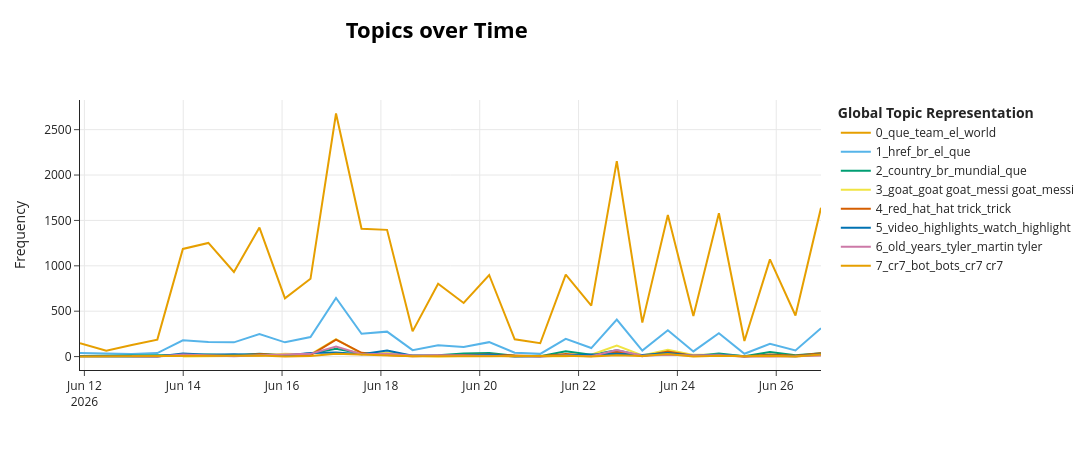

Source (notebook cell):
### Markdown cell above
---

### 4. Evolución temporal de tópicos

BERTopic puede calcular cómo cambia la prevalencia de cada tópico en el tiempo. Con un solo partido, la granularidad disponible es la fecha/hora de publicación del comentario.

### Code cell
if df is not None and not df.empty and 'topic' in df.columns:
    import time as _time
    _t0 = _time.monotonic()

    # --- Ensure texts is in scope (re-extract from df if needed) ---
    if 'texts' not in dir() or texts is None:
        texts = df['text_clean'].tolist()

    timestamps_raw = df['published_at'] if 'published_at' in df.columns else df.get('created_utc', pd.Series([pd.NaT]*len(df)))
    timestamps = pd.to_datetime(timestamps_raw, errors='coerce')

    # Align texts and timestamps: keep only rows where BOTH are valid
    valid_mask = timestamps.notna() & df['text_clean'].notna()
    n_valid = valid_mask.sum()
    print(f"Comentarios con timestamp + texto valido: {n_valid}/{len(df)}")

    if n_valid > 10:
        try:
            # NOTE: BERTopic's topics_over_time requires docs matching the fitting data.
            # With nr_bins=20 and tuning=False, 20K+ docs complete in <10s.
            span_days = (timestamps[valid_mask].max() - timestamps[valid_mask].min()).total_seconds() / 86400
            nr_bins = max(20, min(int(span_days * 2), 48))
            print(f"Rango fechas: {span_days:.1f} dias, nr_bins={nr_bins}")

            tot_df = topics_over_time_df(
                model, texts, timestamps,
                nr_bins=nr_bins,
                global_tuning=False,
                evolution_tuning=False,
            )

            _elapsed = _time.monotonic() - _t0
            if not tot_df.empty:
                print(f"Evolucion temporal calculada: {tot_df.shape[0]} filas ({_elapsed:.1f}s)")
                try:
                    fig = model.visualize_topics_over_time(tot_df, top_n_topics=min(8, tot_df['Topic'].nunique()))
                    fig.show()
                except Exception as exc:
                    print(f"Visualizacion no disponible: {exc}")
                    display(tot_df.head(10))
            else:
                print("No se pudo calcular la evolucion temporal.")
        except Exception as exc:
            print(f"Evolucion temporal omitida (error): {exc}")
    else:
        print(f"Solo {n_valid} comentarios con timestamp valido — insuficiente.")

### Figure 1 — Plotly figure (JSON) as saved in the notebook; plotly's stock layout.template omitted (floating-point values rounded to 4 significant figures)
{"data": [{"hoverinfo": "text", "hovertext": ["<b>Topic 0</b><br>Words: méxico, mexico, vamos, mexicano, que", "<b>Topic 0</b><br>Words: méxico, mexico, egypt, vamos, cup", "<b>Topic 0</b><br>Words: paraguay, el, que, en, la", "<b>Topic 0</b><br>Words: que, el, paraguay, la, en", "<b>Topic 0</b><br>Words: morocco, brazil, brasil, marruecos, que", "<b>Topic 0</b><br>Words: germany, brazil, japan, curacao, curaçao", "<b>Topic 0</b><br>Words: australia, br, brazil, japan, germany", "<b>Topic 0</b><br>Words: verde, spain, cape, cape verde, españa", "<b>Topic 0</b><br>Words: germany, spain, verde, que, el", "<b>Topic 0</b><br>Words: senegal, mbappe, france, world, que", "<b>Topic 0</b><br>Words: messi, que, argentina, el, la", "<b>Topic 0</b><br>Words: england, congo, croatia, portugal, messi", "<b>Topic 0</b><br>Words: england, kane, colombia, goal, world", "<b>Topic 0</b><br>Words: england, croatia, br, kane, world", "<b>Topic 0</b><br>Words: mexico, korea, que, la, br", "<b>Topic 0</b><br>Words: haiti, brazil, mexico, qatar, cup", "<b>Topic 0</b><br>Words: turkey, brazil, haiti, paraguay, team", "<b>Topic 0</b><br>Words: turkey, million, paraguay, deaths, ottoman", "<b>Topic 0</b><br>Words: brazil, alemania, neymar, spain, que", "<b>Topic 0</b><br>Words: iran, spain, verde, team, saudi", "<b>Topic 0</b><br>Words: japan, team, win, world, br", "<b>Topic 0</b><br>Words: messi, argentina, que, el, la", "<b>Topic 0</b><br>Words: messi, world, br, goals, france", "<b>Topic 0</b><br>Words: ghana, england, team, portugal, penalty", "<b>Topic 0</b><br>Words: ghana, br, england, colombia, world", "<b>Topic 0</b><br>Words: haiti, mexico, korea, south, team", "<b>Topic 0</b><br>Words: world, mexico, portugal, football, br", "<b>Topic 0</b><br>Words: ecuador, turkey, japan, team, alemania", "<b>Topic 0</b><br>Words: turkey, team, usa, game, world", "<b>Topic 0</b><br>Words: uruguay, que, en, la, el"], "marker": {"color": "#E69F00"}, "mode": "lines", "name": "0_que_team_el_world", "type": "scatter", "x": ["2026-06-11T21:51:56.164000000", "2026-06-12T10:38:02.866666666", "2026-06-12T23:01:50.733333333", "2026-06-13T11:25:38.600000000", "2026-06-13T23:49:26.466666666", "2026-06-14T12:13:14.333333333", "2026-06-15T00:37:02.200000000", "2026-06-15T13:00:50.066666666", "2026-06-16T01:24:37.933333333", "2026-06-16T13:48:25.800000000", "2026-06-17T02:12:13.666666666", "2026-06-17T14:36:01.533333333", "2026-06-18T02:59:49.400000000", "2026-06-18T15:23:37.266666666", "2026-06-19T03:47:25.133333333", "2026-06-19T16:11:13.000000000", "2026-06-20T04:35:00.866666666", "2026-06-20T16:58:48.733333333", "2026-06-21T05:22:36.600000000", "2026-06-21T17:46:24.466666666", "2026-06-22T06:10:12.333333333", "2026-06-22T18:34:00.200000000", "2026-06-23T06:57:48.066666666", "2026-06-23T19:21:35.933333333", "2026-06-24T07:45:23.800000000", "2026-06-24T20:09:11.666666666", "2026-06-25T08:32:59.533333333", "2026-06-25T20:56:47.400000000", "2026-06-26T09:20:35.266666666", "2026-06-26T21:44:23.133333333"], "y": [147, 65, 127, 187, 1186, 1252, 932, 1421, 642, 857, 2678, 1409, 1396, 278, 803, 591, 899, 191, 147, 903, 562, 2153, 374, 1559, 448, 1579, 171, 1071, 453, 1639]}, {"hoverinfo": "text", "hovertext": ["<b>Topic 1</b><br>Words: que, gracias, commentary, amigo, la", "<b>Topic 1</b><br>Words: voice, women, commentating, commentator, lady", "<b>Topic 1</b><br>Words: spanish, cantor, spanish br, speak spanish, br", "<b>Topic 1</b><br>Words: br, br br, spanish, cantor, boast", "<b>Topic 1</b><br>Words: speed, href, screamer, r9, el", "<b>Topic 1</b><br>Words: href, 2014, time, half, el", "<b>Topic 1</b><br>Words: commentary, href, commentator, song, spanish", "<b>Topic 1</b><br>Words: que, la, el, los, del", "<b>Topic 1</b><br>Words: comentaristas, los, que, narradores, href", "<b>Topic 1</b><br>Words: flute, href, kid, mbappe, corden", "<b>Topic 1</b><br>Words: que, el, la, es, mejor", "<b>Topic 1</b><br>Words: br, href, ja, home, coming home", "<b>Topic 1</b><br>Words: robi, br stay, stay robi, sharing comment, thank sharing", "<b>Topic 1</b><br>Words: href, trent, voice, href href, href trent", "<b>Topic 1</b><br>Words: href, commentator, commentators, did, 100", "<b>Topic 1</b><br>Words: commentary, star spangled, spangled banner, spangled, thanks", "<b>Topic 1</b><br>Words: shots, target, shots target, href, target 33", "<b>Topic 1</b><br>Words: embarrassing, emotion, calls embarrassing, refs emotion, ref embarrassing", "<b>Topic 1</b><br>Words: proud spanish, pass, spanish, gracias, official", "<b>Topic 1</b><br>Words: commentators, href, just, spanish, ferran", "<b>Topic 1</b><br>Words: sigue, commentator, href, sigue sigue, penal robado", "<b>Topic 1</b><br>Words: el, mejor, el mejor, que, la", "<b>Topic 1</b><br>Words: steven, time, saar, commentator, mujeres", "<b>Topic 1</b><br>Words: href, el, la, br, br br", "<b>Topic 1</b><br>Words: general mbappe, href general, commentator, peter dury, dury", "<b>Topic 1</b><br>Words: href, crying, los, el, celebration", "<b>Topic 1</b><br>Words: nos, question, seconds, nosotros, href", "<b>Topic 1</b><br>Words: href, female, cope, female ref, crying", "<b>Topic 1</b><br>Words: dembele, comment, people, loser, stupid", "<b>Topic 1</b><br>Words: estrellas, que, la, estrella, se"], "marker": {"color": "#56B4E9"}, "mode": "lines", "name": "1_href_br_el_que", "type": "scatter", "x": ["2026-06-11T21:51:56.164000000", "2026-06-12T10:38:02.866666666", "2026-06-12T23:01:50.733333333", "2026-06-13T11:25:38.600000000", "2026-06-13T23:49:26.466666666", "2026-06-14T12:13:14.333333333", "2026-06-15T00:37:02.200000000", "2026-06-15T13:00:50.066666666", "2026-06-16T01:24:37.933333333", "2026-06-16T13:48:25.800000000", "2026-06-17T02:12:13.666666666", "2026-06-17T14:36:01.533333333", "2026-06-18T02:59:49.400000000", "2026-06-18T15:23:37.266666666", "2026-06-19T03:47:25.133333333", "2026-06-19T16:11:13.000000000", "2026-06-20T04:35:00.866666666", "2026-06-20T16:58:48.733333333", "2026-06-21T05:22:36.600000000", "2026-06-21T17:46:24.466666666", "2026-06-22T06:10:12.333333333", "2026-06-22T18:34:00.200000000", "2026-06-23T06:57:48.066666666", "2026-06-23T19:21:35.933333333", "2026-06-24T07:45:23.800000000", "2026-06-24T20:09:11.666666666", "2026-06-25T08:32:59.533333333", "2026-06-25T20:56:47.400000000", "2026-06-26T09:20:35.266666666", "2026-06-26T21:44:23.133333333"], "y": [40, 33, 29, 39, 180, 161, 157, 248, 157, 215, 646, 252, 275, 71, 126, 105, 159, 42, 30, 196, 94, 408, 66, 291, 57, 257, 31, 141, 67, 313]}, {"hoverinfo": "text", "hovertext": ["<b>Topic 2</b><br>Words: dios, oportunidad, por favor, favor, en amor", "<b>Topic 2</b><br>Words: questions, religion, repent sins, worldview, ai br", "<b>Topic 2</b><br>Words: unrest, ee uu, uu, ee, bless", "<b>Topic 2</b><br>Words: america, estados unidos, estados, unidos, los", "<b>Topic 2</b><br>Words: jesus, prophet, jesus loves, loves, don like", "<b>Topic 2</b><br>Words: country, country crazy, religion, holy, yall", "<b>Topic 2</b><br>Words: country, vuestro, país, 195 country, capitals", "<b>Topic 2</b><br>Words: country, rights, declaration human, usa underdog, declaration", "<b>Topic 2</b><br>Words: country, know, people, dios, americans average", "<b>Topic 2</b><br>Words: dictador, dictator, forever, mundial, blessings forever", "<b>Topic 2</b><br>Words: mundial, cristiano, el, dictator, el mundial", "<b>Topic 2</b><br>Words: americans, god save, god, freedom, pendejo", "<b>Topic 2</b><br>Words: mundial, american, el mundial, el, que", "<b>Topic 2</b><br>Words: canada, freedom, uk, winning, 1st", "<b>Topic 2</b><br>Words: gdl, para, aqui verdaderamente, bad catholics, canada worse", "<b>Topic 2</b><br>Words: canada, thank canada, thank, love, world", "<b>Topic 2</b><br>Words: br, br br, canada, god, jesus", "<b>Topic 2</b><br>Words: jesús, crees, br, dios, la ley", "<b>Topic 2</b><br>Words: allah, br, alhamdulillah allah, alhamdulillah, allah young", "<b>Topic 2</b><br>Words: genocide, war, civilian, israel, war crimes", "<b>Topic 2</b><br>Words: international shipping, placing mines, shipping lane, mines international, shipping", "<b>Topic 2</b><br>Words: cristiano, mundial, que, el, el mundial", "<b>Topic 2</b><br>Words: dictator way, christians, dictator, atheist shopkeeper, christians european", "<b>Topic 2</b><br>Words: cristiano, country, bruno, bruno se, countries generally", "<b>Topic 2</b><br>Words: country, country hasn, claiming people, changing country, 99 world", "<b>Topic 2</b><br>Words: canada, truth, don, religion, country", "<b>Topic 2</b><br>Words: dios, religions bogus, asando, asi fuera, asando porque", "<b>Topic 2</b><br>Words: ecuador, america, country, americans, continent", "<b>Topic 2</b><br>Words: dé, cristo, br br, dios, br", "<b>Topic 2</b><br>Words: mundial, muslim, ll follow, se, más"], "marker": {"color": "#009E73"}, "mode": "lines", "name": "2_country_br_mundial_que", "type": "scatter", "x": ["2026-06-11T21:51:56.164000000", "2026-06-12T10:38:02.866666666", "2026-06-12T23:01:50.733333333", "2026-06-13T11:25:38.600000000", "2026-06-13T23:49:26.466666666", "2026-06-14T12:13:14.333333333", "2026-06-15T00:37:02.200000000", "2026-06-15T13:00:50.066666666", "2026-06-16T01:24:37.933333333", "2026-06-16T13:48:25.800000000", "2026-06-17T02:12:13.666666666", "2026-06-17T14:36:01.533333333", "2026-06-18T02:59:49.400000000", "2026-06-18T15:23:37.266666666", "2026-06-19T03:47:25.133333333", "2026-06-19T16:11:13.000000000", "2026-06-20T04:35:00.866666666", "2026-06-20T16:58:48.733333333", "2026-06-21T05:22:36.600000000", "2026-06-21T17:46:24.466666666", "2026-06-22T06:10:12.333333333", "2026-06-22T18:34:00.200000000", "2026-06-23T06:57:48.066666666", "2026-06-23T19:21:35.933333333", "2026-06-24T07:45:23.800000000", "2026-06-24T20:09:11.666666666", "2026-06-25T08:32:59.533333333", "2026-06-25T20:56:47.400000000", "2026-06-26T09:20:35.266666666", "2026-06-26T21:44:23.133333333"], "y": [6, 5, 11, 15, 14, 22, 16, 30, 14, 34, 86, 34, 20, 11, 14, 35, 40, 9, 4, 58, 20, 70, 9, 44, 7, 34, 5, 51, 14, 38]}, {"hoverinfo": "text", "hovertext": ["<b>Topic 3</b><br>Words: wake live, horse wake, live past, wake, dark horse", "<b>Topic 3</b><br>Words: barrio varias, beast match, caso vive, encontramos, calling morocco", "<b>Topic 3</b><br>Words: dark, btw recommend, anthony goat, horses btw, shepherd", "<b>Topic 3</b><br>Words: dark, dark horses, horses, beast, goat", "<b>Topic 3</b><br>Words: goats, goat, don, animals, eat", "<b>Topic 3</b><br>Words: goat, goats, hes goat, viking, people", "<b>Topic 3</b><br>Words: goat, goat goat, messi, messi goat, real goat", "<b>Topic 3</b><br>Words: goat, goat debate, goat dropped, today goat, bro", "<b>Topic 3</b><br>Words: goat, goat goat, messi goat, real goat, messi", "<b>Topic 3</b><br>Words: english goat, goat, baller straight, errr pele, goat baller", "<b>Topic 3</b><br>Words: perro amargado, tan perro, amargado wey, wey todo, goat que", "<b>Topic 3</b><br>Words: goat, chica se, allows goat, jirafa madagascar, knew goat", "<b>Topic 3</b><br>Words: dark, horse, dark horse, dark horses, horses", "<b>Topic 3</b><br>Words: vinicues key, key point, point match, vinicues, match assist", "<b>Topic 3</b><br>Words: lamine, goat, worldcup, starting, lamine started", "<b>Topic 3</b><br>Words: goat, goat goat, messi goat, ronaldo fan, messi", "<b>Topic 3</b><br>Words: goat, messi goat, goat goat, messi, goat messi", "<b>Topic 3</b><br>Words: goat, goat just, real goat, just, football", "<b>Topic 3</b><br>Words: goat, goats, messi goat, messi, goat messi", "<b>Topic 3</b><br>Words: goat, enjoying, goats, ronaldo goat, viking", "<b>Topic 3</b><br>Words: goat, real goat, perros, goat cr7, cr7 goat", "<b>Topic 3</b><br>Words: goat, goat enjoyed, goat milk, goat farm, celly goat", "<b>Topic 3</b><br>Words: goat, hasn, c1u funny, dog years, gets embarassed", "<b>Topic 3</b><br>Words: viking, dude gular, gular beast, known football, play dude", "<b>Topic 3</b><br>Words: goat, vikings, la cobra, viking, cobra"], "marker": {"color": "#F0E442"}, "mode": "lines", "name": "3_goat_goat goat_messi goat_messi", "type": "scatter", "x": ["2026-06-13T23:49:26.466666666", "2026-06-14T12:13:14.333333333", "2026-06-15T00:37:02.200000000", "2026-06-15T13:00:50.066666666", "2026-06-16T01:24:37.933333333", "2026-06-16T13:48:25.800000000", "2026-06-17T02:12:13.666666666", "2026-06-17T14:36:01.533333333", "2026-06-18T02:59:49.400000000", "2026-06-18T15:23:37.266666666", "2026-06-19T03:47:25.133333333", "2026-06-19T16:11:13.000000000", "2026-06-20T04:35:00.866666666", "2026-06-20T16:58:48.733333333", "2026-06-21T17:46:24.466666666", "2026-06-22T06:10:12.333333333", "2026-06-22T18:34:00.200000000", "2026-06-23T06:57:48.066666666", "2026-06-23T19:21:35.933333333", "2026-06-24T07:45:23.800000000", "2026-06-24T20:09:11.666666666", "2026-06-25T08:32:59.533333333", "2026-06-25T20:56:47.400000000", "2026-06-26T09:20:35.266666666", "2026-06-26T21:44:23.133333333"], "y": [1, 3, 5, 10, 32, 24, 192, 32, 45, 8, 2, 7, 16, 1, 4, 20, 121, 13, 74, 19, 20, 4, 6, 3, 15]}, {"hoverinfo": "text", "hovertext": ["<b>Topic 4</b><br>Words: roja, red, la roja, cards, fue", "<b>Topic 4</b><br>Words: card manito, card flopping, flopping im, mandamos la, ya mismo", "<b>Topic 4</b><br>Words: es verde, donde quieras, camiseta estados, está fruncida, fruncida", "<b>Topic 4</b><br>Words: injured, got injured, calf, es crack, bouaddi", "<b>Topic 4</b><br>Words: shirt, racism, en el, el, yellow", "<b>Topic 4</b><br>Words: yellow cards, yellow, cards, refs, curaçao", "<b>Topic 4</b><br>Words: verde, cabo verde, cabo, 95mnts, rabo verde", "<b>Topic 4</b><br>Words: black, racista, black people, narrador, abuelo decía", "<b>Topic 4</b><br>Words: racist, guess, cobrar lo, claro arbitro, castigarlo", "<b>Topic 4</b><br>Words: hat, hat trick, trick, roja, red", "<b>Topic 4</b><br>Words: red, hat trick, trick, hat, red card", "<b>Topic 4</b><br>Words: card, red card, hat trick, le perdonaron, trick", "<b>Topic 4</b><br>Words: te, adulterar el, anda que, adulterar, comentarios va", "<b>Topic 4</b><br>Words: pe, actualiza, aficionado pfffrrr, actualiza el, aun aficionado", "<b>Topic 4</b><br>Words: red, red cards, cup red, cards, camisetas", "<b>Topic 4</b><br>Words: red, card, red card, br, slip", "<b>Topic 4</b><br>Words: look closely, closely, knee, es roja, abajó", "<b>Topic 4</b><br>Words: foot, blanco se, astro turf, raphinha hamstring, sensible la", "<b>Topic 4</b><br>Words: orange, cabo verde, cabo, offside, verde", "<b>Topic 4</b><br>Words: african muslim, muslim immigrants, hates african, hates, immigrants", "<b>Topic 4</b><br>Words: racist, hat, black, racism, hat trick", "<b>Topic 4</b><br>Words: blood weirdos, couldn resist, runs blood, racism used, racist huh", "<b>Topic 4</b><br>Words: offside, racism, red, card, red card", "<b>Topic 4</b><br>Words: offside, blacks, racist, blacks blacks, alot sunscreen", "<b>Topic 4</b><br>Words: hat trick, trick, hat, red, mouth", "<b>Topic 4</b><br>Words: guacamole, esta verde, madre tambien, guacamole br, aguada", "<b>Topic 4</b><br>Words: racism, card, white, tradition, sell", "<b>Topic 4</b><br>Words: ur, foot, trick, hatrick, bdor", "<b>Topic 4</b><br>Words: red, red card, card, foot, la"], "marker": {"color": "#D55E00"}, "mode": "lines", "name": "4_red_hat_hat trick_trick", "type": "scatter", "x": ["2026-06-11T21:51:56.164000000", "2026-06-12T23:01:50.733333333", "2026-06-13T11:25:38.600000000", "2026-06-13T23:49:26.466666666", "2026-06-14T12:13:14.333333333", "2026-06-15T00:37:02.200000000", "2026-06-15T13:00:50.066666666", "2026-06-16T01:24:37.933333333", "2026-06-16T13:48:25.800000000", "2026-06-17T02:12:13.666666666", "2026-06-17T14:36:01.533333333", "2026-06-18T02:59:49.400000000", "2026-06-18T15:23:37.266666666", "2026-06-19T03:47:25.133333333", "2026-06-19T16:11:13.000000000", "2026-06-20T04:35:00.866666666", "2026-06-20T16:58:48.733333333", "2026-06-21T05:22:36.600000000", "2026-06-21T17:46:24.466666666", "2026-06-22T06:10:12.333333333", "2026-06-22T18:34:00.200000000", "2026-06-23T06:57:48.066666666", "2026-06-23T19:21:35.933333333", "2026-06-24T07:45:23.800000000", "2026-06-24T20:09:11.666666666", "2026-06-25T08:32:59.533333333", "2026-06-25T20:56:47.400000000", "2026-06-26T09:20:35.266666666", "2026-06-26T21:44:23.133333333"], "y": [5, 2, 4, 20, 11, 10, 29, 11, 16, 187, 42, 17, 4, 11, 17, 22, 12, 5, 29, 9, 53, 3, 56, 9, 18, 1, 23, 9, 38]}, {"hoverinfo": "text", "hovertext": ["<b>Topic 5</b><br>Words: caso ya, english definitely, cómo van, completo mom, tubi unfortunately", "<b>Topic 5</b><br>Words: don broadcasting, wow channel, channel sucks, broadcasting rights, broadcasting", "<b>Topic 5</b><br>Words: sabía, telemundo, inteligentes los, fue emocionante, sabía cómo", "<b>Topic 5</b><br>Words: video, highlights, tv, sí ver, videos", "<b>Topic 5</b><br>Words: video, highlights, estos videos, ending, tv", "<b>Topic 5</b><br>Words: video, come watch, highlights, watch, come", "<b>Topic 5</b><br>Words: video, calidad los, watch live, watch, cinema", "<b>Topic 5</b><br>Words: video, highlights, watch, did final, fun casual", "<b>Topic 5</b><br>Words: video, videos, el video, youtube, davo", "<b>Topic 5</b><br>Words: video, este video, el video, en, el", "<b>Topic 5</b><br>Words: video, likes, videos, highlights, mas likes", "<b>Topic 5</b><br>Words: highlights, highlight, video, best highlights, best", "<b>Topic 5</b><br>Words: songs, video, offside, angle perfect, 56 offside", "<b>Topic 5</b><br>Words: video, highlights, vídeo, el video, 2006 truly", "<b>Topic 5</b><br>Words: highlight, bts performance, 16 seconds, highlights late, highlight 16", "<b>Topic 5</b><br>Words: 1080p, video, tienes que, 4k se, que cambiar", "<b>Topic 5</b><br>Words: entered wrong, video kind, kind video, think entered, game trailer", "<b>Topic 5</b><br>Words: 54 seconds, ago happened, como ronca, dislike highlights, ronca duerme", "<b>Topic 5</b><br>Words: video, min, highlights, ksa offense, ksa", "<b>Topic 5</b><br>Words: videos, watch, video, highlights, clips", "<b>Topic 5</b><br>Words: video, highlight, videos, los videos, come watch", "<b>Topic 5</b><br>Words: video, channel, old youtuber, 60fps, 41 year", "<b>Topic 5</b><br>Words: video, highlights, videos, videos diarios, diarios", "<b>Topic 5</b><br>Words: highlights, min, highlights 18, force people, highlights mintutes", "<b>Topic 5</b><br>Words: highlights, video, minutes, minutes highlights, highlights minutes", "<b>Topic 5</b><br>Words: highlight video, video, highlight, edited killed, great highlight", "<b>Topic 5</b><br>Words: highlights, cinema, video, channel, crazy channel", "<b>Topic 5</b><br>Words: highlights, clips making, engañes la, fraude tu, engañes", "<b>Topic 5</b><br>Words: video, vídeo, streaming, loll, el"], "marker": {"color": "#0072B2"}, "mode": "lines", "name": "5_video_highlights_watch_highlight", "type": "scatter", "x": ["2026-06-11T21:51:56.164000000", "2026-06-12T10:38:02.866666666", "2026-06-13T11:25:38.600000000", "2026-06-13T23:49:26.466666666", "2026-06-14T12:13:14.333333333", "2026-06-15T00:37:02.200000000", "2026-06-15T13:00:50.066666666", "2026-06-16T01:24:37.933333333", "2026-06-16T13:48:25.800000000", "2026-06-17T02:12:13.666666666", "2026-06-17T14:36:01.533333333", "2026-06-18T02:59:49.400000000", "2026-06-18T15:23:37.266666666", "2026-06-19T03:47:25.133333333", "2026-06-19T16:11:13.000000000", "2026-06-20T04:35:00.866666666", "2026-06-20T16:58:48.733333333", "2026-06-21T05:22:36.600000000", "2026-06-21T17:46:24.466666666", "2026-06-22T06:10:12.333333333", "2026-06-22T18:34:00.200000000", "2026-06-23T06:57:48.066666666", "2026-06-23T19:21:35.933333333", "2026-06-24T07:45:23.800000000", "2026-06-24T20:09:11.666666666", "2026-06-25T08:32:59.533333333", "2026-06-25T20:56:47.400000000", "2026-06-26T09:20:35.266666666", "2026-06-26T21:44:23.133333333"], "y": [3, 2, 1, 33, 21, 27, 20, 13, 40, 46, 27, 66, 10, 13, 8, 24, 1, 5, 17, 24, 32, 18, 39, 10, 24, 5, 11, 5, 27]}, {"hoverinfo": "text", "hovertext": ["<b>Topic 6</b><br>Words: 14 años, 5286 días, 5286, dias son, escucho la", "<b>Topic 6</b><br>Words: esta endrick, buen delantero, delantero el, el chavo, endrick es", "<b>Topic 6</b><br>Words: endrick, center, endrick play, realize br, maturity realize", "<b>Topic 6</b><br>Words: endrick, la edad, edad, bastante bueno, 20 anymore", "<b>Topic 6</b><br>Words: nkomo greatest, true great, thomas nkomo, nkomo, great actor", "<b>Topic 6</b><br>Words: 40, old, 91, 40 old, 91 40", "<b>Topic 6</b><br>Words: old, 40, years old, years, 40 years", "<b>Topic 6</b><br>Words: does, 40, good, best world, 19", "<b>Topic 6</b><br>Words: 39, 38, years, days, old", "<b>Topic 6</b><br>Words: aged, retirement, aged pal, 95 people, 15 worldwide", "<b>Topic 6</b><br>Words: point difference, maturity, martin tyler, tyler, martin", "<b>Topic 6</b><br>Words: old, years old, years, need retire, hurricane", "<b>Topic 6</b><br>Words: tyler, martin tyler, martin, 80, old", "<b>Topic 6</b><br>Words: martin tyler, tyler, martin, 80, legend", "<b>Topic 6</b><br>Words: martin tyler, tyler, martin, endrick, 45", "<b>Topic 6</b><br>Words: endrick, decisive deserves, deserves play, endrick terribly, agree endrick", "<b>Topic 6</b><br>Words: 18, years, 18 years, years old, life", "<b>Topic 6</b><br>Words: beginning think, god joy, good lucky, eres lamine, estás sobrevalorado", "<b>Topic 6</b><br>Words: 38, 39, guy, years, retired", "<b>Topic 6</b><br>Words: artist works, años 23, acabado tiene, chump, cuerpo grandote", "<b>Topic 6</b><br>Words: old, believe, just, 39, commentary gives", "<b>Topic 6</b><br>Words: knows, 40 years, 40, age 41, andy robertson", "<b>Topic 6</b><br>Words: old, hating, age come, 13 years, bros trying", "<b>Topic 6</b><br>Words: age horribly, horribly stay, pretty great, horribly, age", "<b>Topic 6</b><br>Words: love says, neur, wara, neur looks, father time", "<b>Topic 6</b><br>Words: guy i9u9c, i9u9c doesn, old tim, ream starts, starts best", "<b>Topic 6</b><br>Words: retire, barca, aint scared, 14 think, barca supporter"], "marker": {"color": "#CC79A7"}, "mode": "lines", "name": "6_old_years_tyler_martin tyler", "type": "scatter", "x": ["2026-06-12T23:01:50.733333333", "2026-06-13T11:25:38.600000000", "2026-06-13T23:49:26.466666666", "2026-06-14T12:13:14.333333333", "2026-06-15T00:37:02.200000000", "2026-06-15T13:00:50.066666666", "2026-06-16T01:24:37.933333333", "2026-06-16T13:48:25.800000000", "2026-06-17T02:12:13.666666666", "2026-06-17T14:36:01.533333333", "2026-06-18T02:59:49.400000000", "2026-06-18T15:23:37.266666666", "2026-06-19T03:47:25.133333333", "2026-06-19T16:11:13.000000000", "2026-06-20T04:35:00.866666666", "2026-06-21T05:22:36.600000000", "2026-06-21T17:46:24.466666666", "2026-06-22T06:10:12.333333333", "2026-06-22T18:34:00.200000000", "2026-06-23T06:57:48.066666666", "2026-06-23T19:21:35.933333333", "2026-06-24T07:45:23.800000000", "2026-06-24T20:09:11.666666666", "2026-06-25T08:32:59.533333333", "2026-06-25T20:56:47.400000000", "2026-06-26T09:20:35.266666666", "2026-06-26T21:44:23.133333333"], "y": [3, 2, 23, 10, 4, 14, 18, 30, 111, 25, 30, 12, 16, 14, 14, 2, 11, 4, 73, 9, 20, 12, 14, 2, 2, 3, 13]}, {"hoverinfo": "text", "hovertext": ["<b>Topic 7</b><br>Words: f7pno, f7p bien, escribir descerebrado, manon se, f7p", "<b>Topic 7</b><br>Words: baits, baits espn, clicks baits, does point, content creator", "<b>Topic 7</b><br>Words: p2, fuerte usa, que p2, ve muy, muy fuerte", "<b>Topic 7</b><br>Words: bot, 7698, 21 bot, clickbaiting views, bot copying", "<b>Topic 7</b><br>Words: bot a02, f4dyep, a02 nah, f4dyep don, nah fs", "<b>Topic 7</b><br>Words: wtf commentary, wtf, commentary, commentary replace, replace ppl", "<b>Topic 7</b><br>Words: bot, 27 likes, bot im, ago 27, bot say", "<b>Topic 7</b><br>Words: p1ythat, bro sounds, p1ythat saying, like cr7, sounds like", "<b>Topic 7</b><br>Words: like button, button, like, comment jumbled, cuando haces", "<b>Topic 7</b><br>Words: cr7, bot, kid trolling, trolling comments, cr7 cr7", "<b>Topic 7</b><br>Words: cr7, trolling, bots lo, allowed click, admirable dónde", "<b>Topic 7</b><br>Words: thumbnail, bot, tf, ur, believable trolling", "<b>Topic 7</b><br>Words: bot, wdym bot, bc6ll5mt4jthat good, bc6ll5mt4jthat, bot l7k6s", "<b>Topic 7</b><br>Words: s8wfacts, single handely, z6x single, corn, handely", "<b>Topic 7</b><br>Words: t5p8kyea, t5p8kyea hes, hes idiot, idiot, hes", "<b>Topic 7</b><br>Words: cuánto bot, h2h pac, h2h, pac, pac 12", "<b>Topic 7</b><br>Words: thumbnail, example, bots internet, cr7 plays, clan textbot", "<b>Topic 7</b><br>Words: whats thumbnail, sick rn, cr7 sick, sick, thumbnail", "<b>Topic 7</b><br>Words: cr7, donde esta, bot, account stupid, 7550sock", "<b>Topic 7</b><br>Words: bot pakistani, hha, hl, hha penalty, fxk extended", "<b>Topic 7</b><br>Words: cr7, cr7 cr7, cr7 el, nombre cr7, anota", "<b>Topic 7</b><br>Words: b9q1y, xm7lucry, b9q1y penaldog, penaldog, ", "<b>Topic 7</b><br>Words: cr7, cr7 cr7, bot, bot playing, beast let", "<b>Topic 7</b><br>Words: just immature, troll just, 5465tbr, immature, troll", "<b>Topic 7</b><br>Words: bot, ccp, ccp bot, getting repetitive, repetitive", "<b>Topic 7</b><br>Words: h7t8f 100, clickbait, h7t8f, 100, ", "<b>Topic 7</b><br>Words: bot, ago pfp, pfp, bots, months ago"], "marker": {"color": "#E69F00"}, "mode": "lines", "name": "7_cr7_bot_bots_cr7 cr7", "type": "scatter", "x": ["2026-06-11T21:51:56.164000000", "2026-06-12T10:38:02.866666666", "2026-06-12T23:01:50.733333333", "2026-06-13T23:49:26.466666666", "2026-06-14T12:13:14.333333333", "2026-06-15T00:37:02.200000000", "2026-06-15T13:00:50.066666666", "2026-06-16T01:24:37.933333333", "2026-06-16T13:48:25.800000000", "2026-06-17T02:12:13.666666666", "2026-06-17T14:36:01.533333333", "2026-06-18T02:59:49.400000000", "2026-06-18T15:23:37.266666666", "2026-06-19T03:47:25.133333333", "2026-06-19T16:11:13.000000000", "2026-06-20T04:35:00.866666666", "2026-06-21T17:46:24.466666666", "2026-06-22T06:10:12.333333333", "2026-06-22T18:34:00.200000000", "2026-06-23T06:57:48.066666666", "2026-06-23T19:21:35.933333333", "2026-06-24T07:45:23.800000000", "2026-06-24T20:09:11.666666666", "2026-06-25T08:32:59.533333333", "2026-06-25T20:56:47.400000000", "2026-06-26T09:20:35.266666666", "2026-06-26T21:44:23.133333333"], "y": [2, 3, 1, 9, 6, 3, 11, 2, 7, 30, 19, 10, 3, 3, 1, 3, 8, 2, 16, 6, 28, 2, 10, 3, 8, 2, 24]}], "layout": {"height": 450, "hoverlabel": {"bgcolor": "white", "font": {"family": "Rockwell", "size": 16}}, "legend": {"title": {"text": "<b>Global Topic Representation"}}, "title": {"font": {"color": "Black", "size": 22}, "text": "<b>Topics over Time</b>", "x": 0.4, "xanchor": "center", "y": 0.95, "yanchor": "top"}, "width": 1250, "xaxis": {"showgrid": true}, "yaxis": {"showgrid": true, "title": {"text": "Frequency"}}}}
